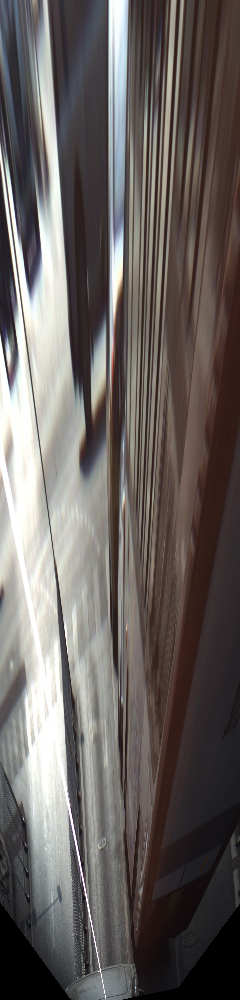
#> input picture src/modules/Visual/postproc_lane/test1_image.png, 240 x 1000 px, given in place of record.avi, which was not available
$ python get_meanstd.py
#> lines starting #> are read from the running program, lines starting #| are printed output that depends on the picture; pictures that were not available may be replaced by others from this repository, and a replacement may not be noted
from PIL import Image
import numpy as np
import os
import glob
import cv2
import shutil
import pdb

#root = '/mnt/ExtraDisk/Unit_seg_datasets/Color_img'
video_path = '/home/neousys/Desktop/tiev2019/src/modules/Visual/ckpt/record.avi'
imgs = np.zeros([1024,256,3,1],dtype=np.uint8)
#data_path_list = glob.glob('{:s}/**/*.png'.format(root), recursive=True)

counter = [0,0,0]
sum = [0,0,0]

#for i, image_path in enumerate(data_path_list):
cap = cv2.VideoCapture(video_path)
i = 0
while cap.isOpened():

    ret, img = cap.read()
#> img is the input picture: shape (1000, 240, 3); mean B, G, R 95.2, 97.5, 103.6
    #percent = round(1.0 * i / len(data_path_list) * 100, 2)
   # print('当前进度 : %s [%d/%d]' % (str(percent) + '%', i + 1, len(data_path_list)), end='\r')

    #img = Image.open(image_path).convert('RGB')
    img = np.asarray(img)
    try:
        (b, g, r) = cv2.split(img)
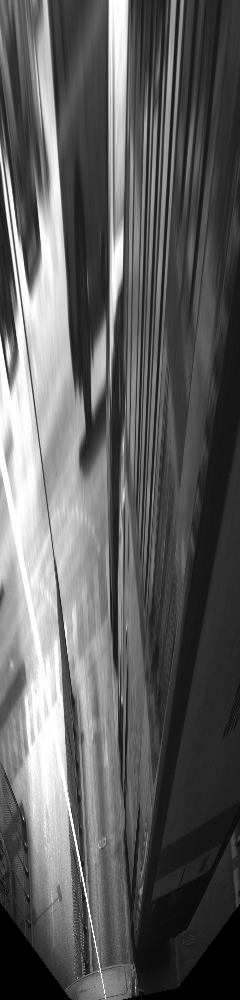
#> b: shape (1000, 240); min 0, max 255, mean 95.2
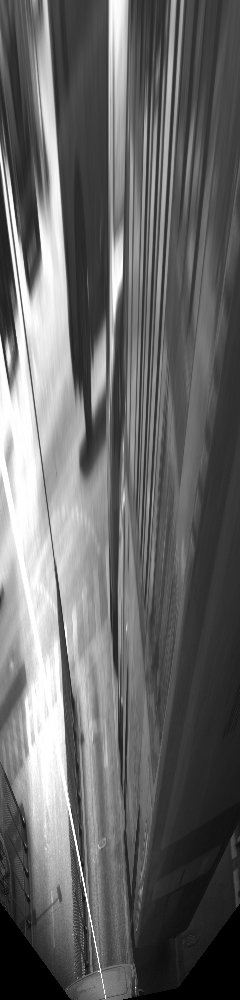
#> r: shape (1000, 240); min 0, max 255, mean 103.6
    except:
        pdb.set_trace()

    bH = cv2.equalizeHist(b)
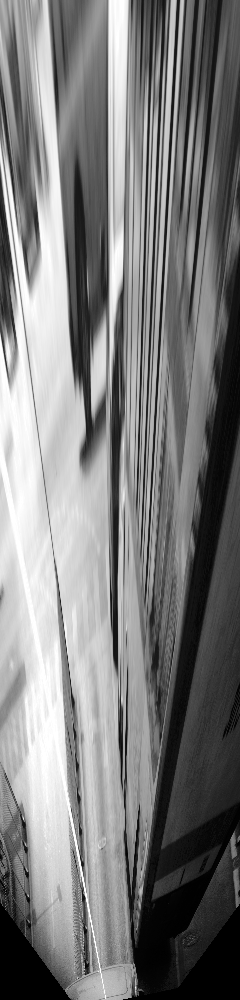
#> bH: shape (1000, 240); min 0, max 255, mean 124.5
    gH = cv2.equalizeHist(g)
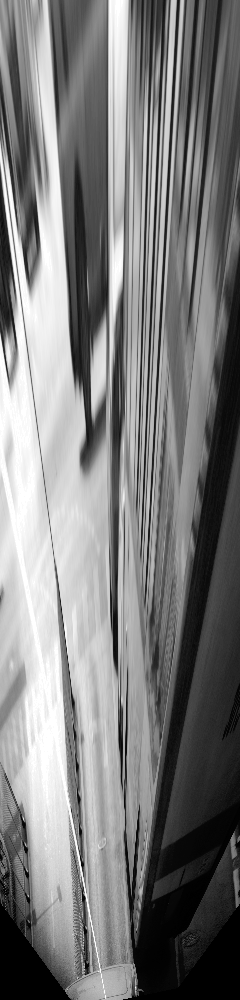
#> gH: shape (1000, 240); min 0, max 255, mean 124.5
    rH = cv2.equalizeHist(r)
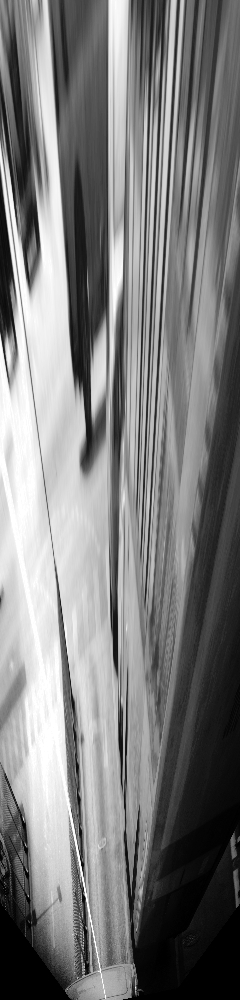
#> rH: shape (1000, 240); min 0, max 255, mean 124.4
    # 合并每一个通道
    img = cv2.merge((bH, gH, rH))
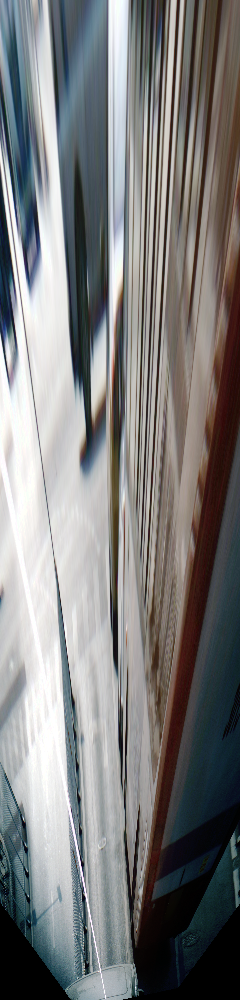
#> img: shape (1000, 240, 3); mean B, G, R 124.5, 124.5, 124.4
    img = img[:, :, :, None]

    means, stdevs = [], []
    imgs2 = img.astype(np.float32) / 255
    for ind in range(3):
        pix = imgs2[:, :, ind, :].ravel()
        sum[ind] += np.sum(pix)
        counter[ind] += len(pix)
#> after the loop, counter = [240000, 240000, 240000]; sum = [117160, 117161.9, 117126.9]

        # means.append(np.mean(pix))
        # stdevs.append(np.std(pix))
    means = [sum[i]/counter[i] for i in range(3)]
#> means = [0.488, 0.488, 0.488]
    i = i+ 1
    if (i+1) % 200 == 0:
        print(means)
'''

    for ind in range(3):
        pix = imgs2[:, :, ind, :].ravel()
        std_2 = [(pix[ii] - mean[ind]) * (pix[ii] - mean[ind]) for ii in range(len(pix))]
        sum[ind] += np.sum(std_2)
        counter[ind] += len(pix)

        # means.append(np.mean(pix))
        # stdevs.append(np.std(pix))
    std = [sum[i]/counter[i] for i in range(3)]
    if (i+1) % 200 == 0:
        print(std)

    # print(stdevs)
        # pdb.set_trace()
'''

# [5 lines of commented-out code are left out]
